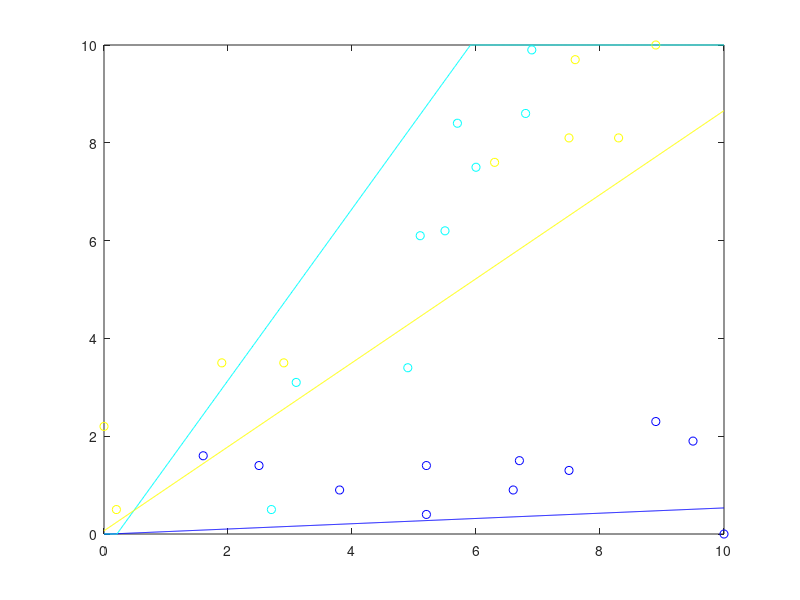

Write the MATLAB code that produced this figure.
x0 = 0.000000:.01:10.000000;
c0 = [6.700000 1.500000 ;
7.500000 1.300000 ;
5.200000 0.400000 ;
6.600000 0.900000 ;
8.900000 2.300000 ;
9.500000 1.900000 ;
1.600000 1.600000 ;
5.200000 1.400000 ;
2.500000 1.400000 ;
10.000000 0.000000 ;
3.800000 0.900000 ;
];
y_c0 =  - 0.0537776 / -0.998553 * x0  + 0.00536502 / -0.998553;
c1 = [6.800000 8.600000 ;
5.700000 8.400000 ;
6.900000 9.900000 ;
6.000000 7.500000 ;
5.500000 6.200000 ;
3.100000 3.100000 ;
4.900000 3.400000 ;
2.700000 0.500000 ;
5.100000 6.100000 ;
];
y_c1 =  - 0.868688 / -0.495359 * x0  + 0.18127 / -0.495359;
c2 = [0.000000 2.200000 ;
0.200000 0.500000 ;
6.300000 7.600000 ;
7.600000 9.700000 ;
2.900000 3.500000 ;
7.500000 8.100000 ;
8.300000 8.100000 ;
8.900000 10.000000 ;
1.900000 3.500000 ;
];
y_c2 =  - -0.651677 / 0.758497 * x0  + 0.0497078 / 0.758497;
colors = jet(3);
if (size(c0) >0) plot (c0(:,1), c0(:,2),'o', 'color', colors(1,:)); end
hold on;
if (size(c1) >0) plot (c1(:,1), c1(:,2),'o', 'color', colors(2,:)); end
hold on;
if (size(c2) >0) plot (c2(:,1), c2(:,2),'o', 'color', colors(3,:)); end
hold on;
for i = 1 : size(y_c0, 2) 
 if y_c0(i) > 10.000000 
 y_c0(i) = 10.000000; 
 end 
 if y_c0(i) < 0.000000 
 y_c0(i) = 0.000000; 
 end 
 end
for i = 1 : size(y_c1, 2) 
 if y_c1(i) > 10.000000 
 y_c1(i) = 10.000000; 
 end 
 if y_c1(i) < 0.000000 
 y_c1(i) = 0.000000; 
 end 
 end
for i = 1 : size(y_c2, 2) 
 if y_c2(i) > 10.000000 
 y_c2(i) = 10.000000; 
 end 
 if y_c2(i) < 0.000000 
 y_c2(i) = 0.000000; 
 end 
 end
plot(x0, y_c0, 'color', colors(1,:));
hold on;
plot(x0, y_c1, 'color', colors(2,:));
hold on;
plot(x0, y_c2, 'color', colors(3,:));
hold on;
